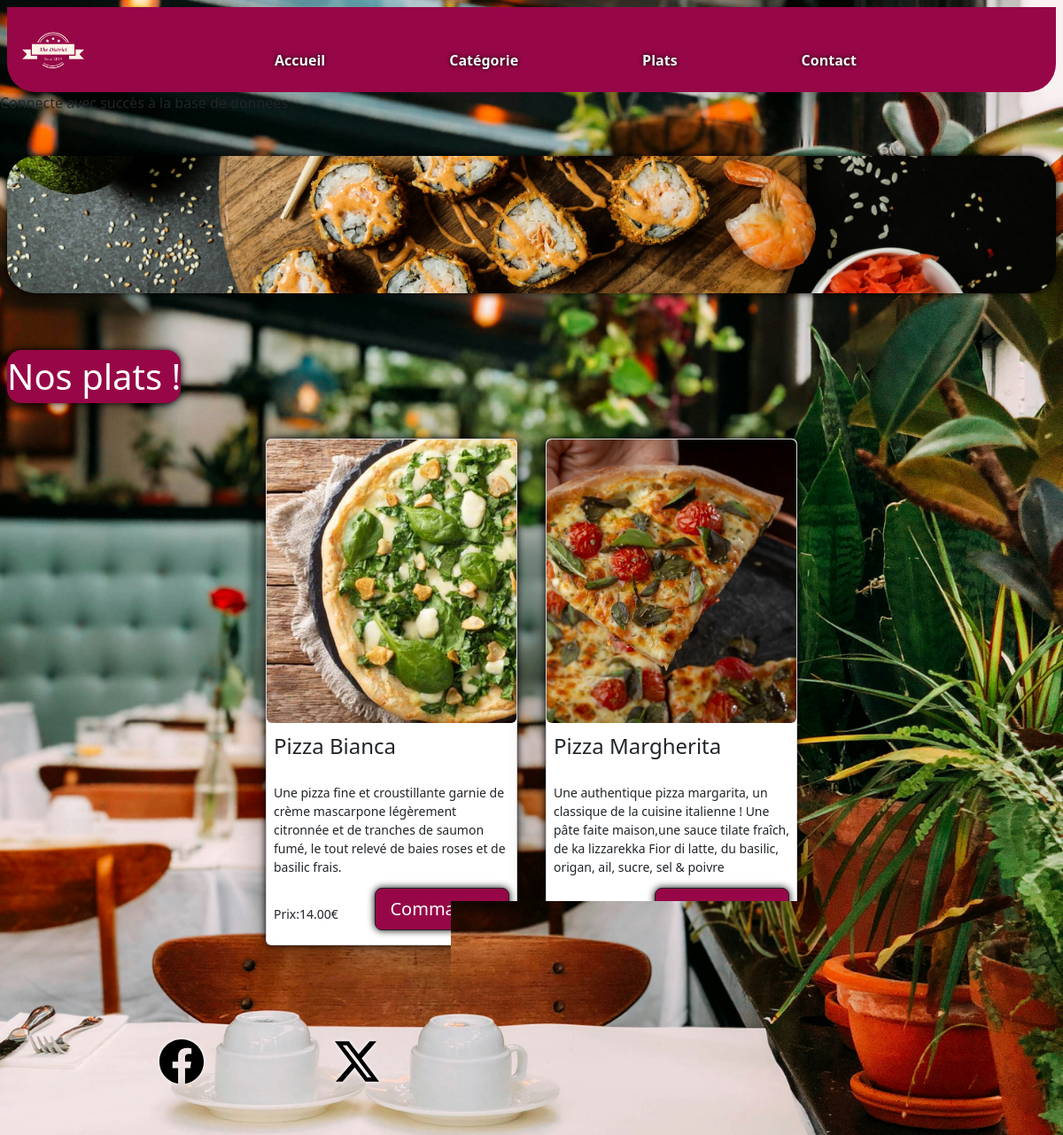
Screenshot of /platsparcat.php?categorie=1 with the database file from the repository.
### tables this page shows
CREATE TABLE `plat` (
  `id` int(11) NOT NULL,
  `libelle` varchar(100) NOT NULL,
  `description` text NOT NULL,
  `prix` decimal(10,2) NOT NULL,
  `image` varchar(255) NOT NULL,
  `id_categorie` int(11) DEFAULT NULL,
  `active` varchar(10) NOT NULL
);

### DAO.php (called while the page is built, shortened)
<?php
Function getPlatsbyCategorie($cat,$conn)
{
    $query= $conn-> prepare("SELECT * FROM plat WHERE id_categorie=:id_categorie");
    $query-> bindParam(':id_categorie',$cat,PDO::PARAM_INT);
    $query-> execute();
    $platsByCat=$query-> fetchAll();
    return $platsByCat;
};

### platsparcat.php (the view)
<?php require_once('header/header.php');
require ('PDO.php');
require ('DAO.php')
?>
  <header id="blackshadow" class="d-flex justify-content-center p-0 ">
    <div class="container-fluid p-0 mx-2 row">
      <div class="col p-0 mt-5">
        <div class="img-fluid object-fit-cover d-flex justify-content-center ">
          <img src="Asset/img/SIZEDBANNEr.png" class=" w-100 rounded-bottom-5 rounded-top-5 " height="">
        </div>
      </div>
  </header>
  <main class="mt-5">
    <div class="container-lg-fluid d-inline-block mx-2 ">
      <div class="col-12">
        <p id="colors_ombre" class="col mt-3 fw-medium fs-1 d-inline-block rounded-4"> Nos plats !</p>
      </div>
    </div>
    <div class="m-2 mt-3">
      <div class="container-fluid row d-flex justify-content-center m-0">
        <div id="platpage" class=" d-flex justify-content-center row">
        <?php
          $id=$_GET['categorie'];
          $plats= getPlatsbyCategorie($id,$conn);
          foreach($plats as $plat)
          {?>
            <div id="cardplat" class="card rounded col-12 col-lg-3 me-3 ms-3 mt-2 mb-2 p-0 shadow-lg">
             <div class="d-flex align-items-center">
              <img src="Asset/img/IMAGES/images_the_district/food/<?=$plat['image']?>" class="img-fluid rounded" style="object-fit : cover ; height : 20rem ; width : 40rem" alt="<?=$plat['libelle']?>">
               </div>
                <div class="card-body col-12 p-0">
                    <p class="card-title fs-4 p-2"><?= $plat['libelle']?></p>
                    <p class="card-text small p-2"><?=$plat['description']?></p>
                    <p class="card-text small p-2">Prix:<?=$plat['prix']?>€</p>
                     <div class="d-flex justify-content-end my-3 position-absolute bottom-0 w-100">
                      <a class="btn btn-outline-dark btn-lg me-2" href="plat_selectionne.php?id=<?= $plat['id']?>">Commander</a>
                    </div>
                   </div>
                  </div>
                 <?php } ?>
                </div>
               </div>
              </div>
  </main>
<?php require_once('footer/footer.php');
?>

### Asset/css/accueil_css.css (style rules this page uses)
body { background-image: url(/Asset/img/chris-liverani-oCsaxvGCehM-unsplash\(1\).jpg); background-attachment: fixed; background-size: cover; background-position: center; background-repeat: no-repeat; }
body { background-color: lightgrey; }
#blackshadow { filter: drop-shadow(0 0 0.25rem black); }
#colors_ombre { background-color: #970747; color: white; filter: drop-shadow(0rem 0rem 0.25rem #000000); }
.btn { filter: drop-shadow(0 0 0.25rem black); background-color: #970747; color: white; transition: all 0.25s }
#cardplat { transition: all 0.25s; filter: drop-shadow(0rem 0rem 0.25rem #000000); }

### rows the page displays
plat: image (picture), libelle "Pizza Bianca", description "Une pizza fine et croustillante garnie de crème mascarpone légèrement citronnée et de tranches de saumon fumé, le tout relevé de baies roses et de basilic frais.", prix "14.00"
plat: image (picture), libelle "Pizza Margherita", description "Une authentique pizza margarita, un classique de la cuisine italienne ! Une pâte faite maison,une sauce tilate fraîch, de ka lizzarekka Fior di latte, du basilic, origan, ail, sucre, sel & poivre", prix "14.00"
